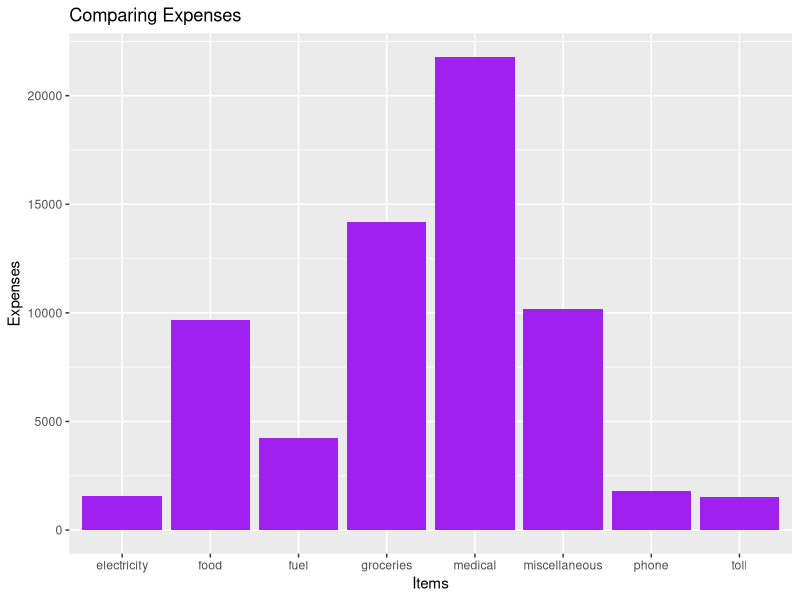
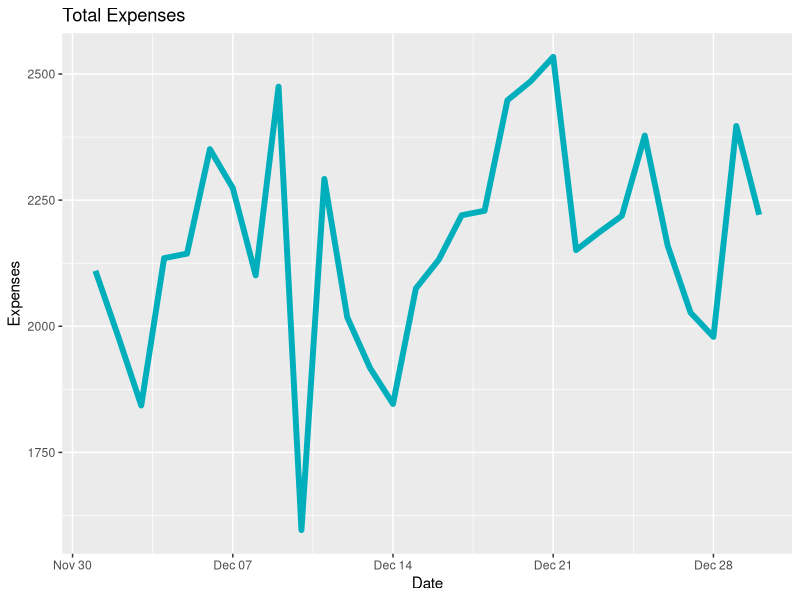
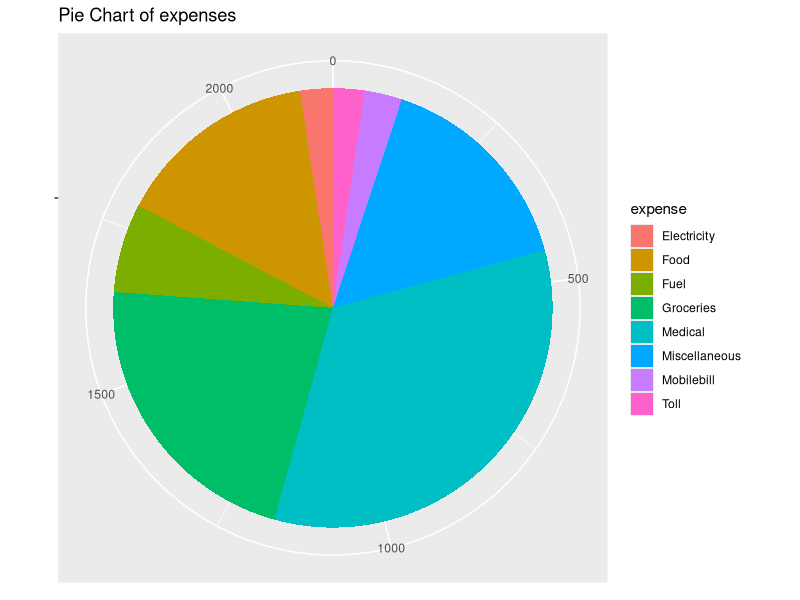

Reproduce these figures in R, in order.
library(ggplot2)
library(dplyr)

expenses<-read.csv("dailyexpenses.csv")
View(expenses)
str(expenses)
expenses$Date <- as.Date(expenses$Date,
                         "%d/%m/%Y")
str(expenses)



#Compare Expenses
fd <-expenses[,2] #food column 
a1 <- sum(fd)

groc <-expenses[,3]
a2 <- sum(groc)

med <-expenses[,4]
a3 <- sum(med)

fl <-expenses[,5]
a4 <- sum(fl)

tl <-expenses[,6]
a5 <- sum(tl)

ph <-expenses[,7]
a6 <- sum(ph)

electric <- expenses[,8]
a7 <- sum(electric)

misc <- expenses[,9]
a8 <- sum(misc)

detail <- c("food", "groceries", "medical", "fuel", "toll", "phone", "electricity", "miscellaneous")
total <- c(a1, a2, a3, a4, a5, a6, a7, a8)

df <- data.frame(detail, total)
View(df)

ggplot(data = df, aes(x = detail, y = total))+
  geom_bar(stat = "identity", fill = "purple")+
  labs(x = "Items",
       y = "Expenses",
       title = "Comparing Expenses")

#Total Expenses
cm<-expenses[,2:9] #cumulative data
dt<-expenses[,1]
rs<-rowSums(cm)
dg<-data.frame(dt,rs)
ggplot(data = dg, aes(x = dt, y = rs))+
  geom_line(color = "#00AFBB", size = 2)+
  labs(x = "Date",
       y = "Expenses",
       title = "Total Expenses")

#Pie Chart of Expenses
pc<-read.csv("piechart.csv")

View(pc)

pie <-  ggplot(pc, aes(x = "", y=amount, fill = factor(expense))) +
  geom_bar(width = 1, stat ="identity")+
  labs(fill="expense",
       x=NULL, y=NULL, title="Pie Chart of expenses")

pie + coord_polar(theta = "y", start = 0)


